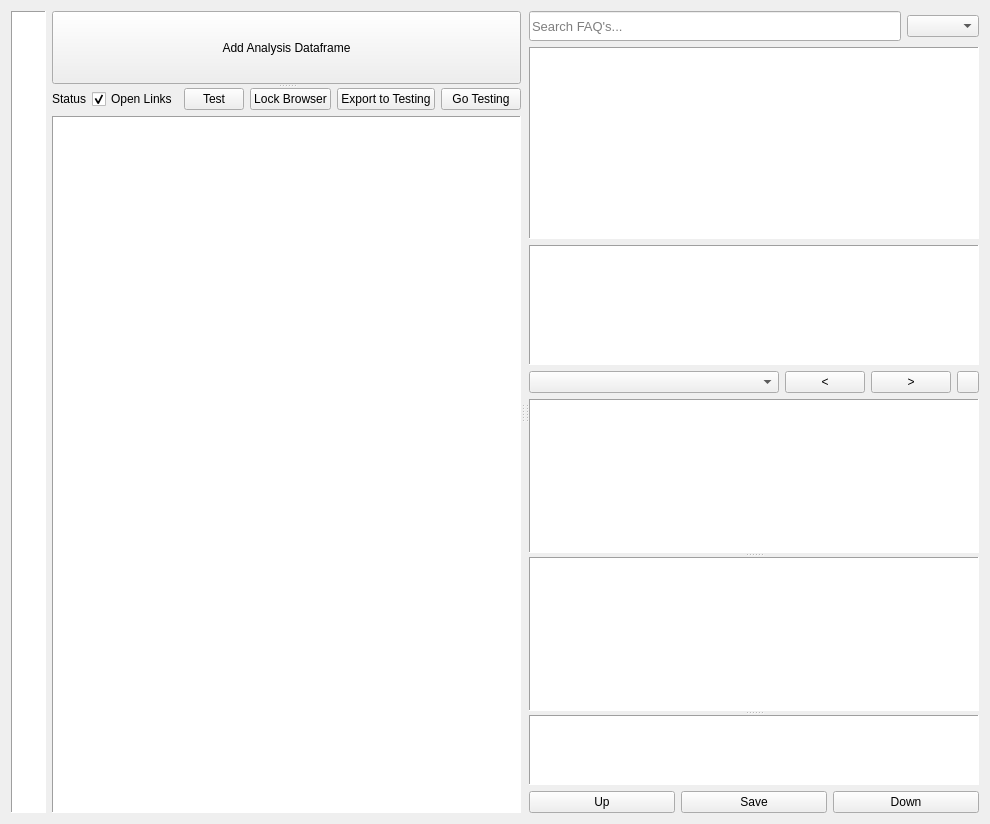
      <widget class="QWidget" name="analysis_suite">
       <property name="sizePolicy">
        <sizepolicy hsizetype="Expanding" vsizetype="Expanding">
         <horstretch>0</horstretch>
         <verstretch>0</verstretch>
        </sizepolicy>
       </property>
       <layout class="QGridLayout" name="gridLayout_7">
        <item row="0" column="1">
         <widget class="QSplitter" name="analysis_layout">
          <property name="orientation">
           <enum>Qt::Horizontal</enum>
          </property>
          <widget class="QSplitter" name="analysis_splitter">
           <property name="orientation">
            <enum>Qt::Vertical</enum>
           </property>
           <widget class="QWidget" name="layoutWidget">
            <layout class="QHBoxLayout" name="analysis_dataframe_layout">
             <item>
              <widget class="QPushButton" name="add_analysis_dataframe">
               <property name="sizePolicy">
                <sizepolicy hsizetype="Expanding" vsizetype="Expanding">
                 <horstretch>0</horstretch>
                 <verstretch>0</verstretch>
                </sizepolicy>
               </property>
               <property name="text">
                <string>Add Analysis Dataframe</string>
               </property>
              </widget>
             </item>
            </layout>
           </widget>
           <widget class="QWidget" name="layoutWidget">
            <layout class="QVBoxLayout" name="verticalLayout_3">
             <item>
              <layout class="QGridLayout" name="gridLayout">
               <item row="0" column="2">
                <widget class="QPushButton" name="test">
                 <property name="maximumSize">
                  <size>
                   <width>60</width>
                   <height>16777215</height>
                  </size>
                 </property>
                 <property name="text">
                  <string>Test</string>
                 </property>
                </widget>
               </item>
               <item row="0" column="1">
                <widget class="QCheckBox" name="open_links">
                 <property name="maximumSize">
                  <size>
                   <width>90</width>
                   <height>16777215</height>
                  </size>
                 </property>
                 <property name="text">
                  <string>Open Links</string>
                 </property>
                 <property name="checked">
                  <bool>true</bool>
                 </property>
                </widget>
               </item>
               <item row="0" column="3">
                <widget class="QPushButton" name="lock_browser">
                 <property name="maximumSize">
                  <size>
                   <width>105</width>
                   <height>16777215</height>
                  </size>
                 </property>
                 <property name="text">
                  <string>Lock Browser</string>
                 </property>
                </widget>
               </item>
               <item row="0" column="5">
                <widget class="QPushButton" name="switch_to_testing_suite">
                 <property name="maximumSize">
                  <size>
                   <width>80</width>
                   <height>16777215</height>
                  </size>
                 </property>
                 <property name="text">
                  <string>Go Testing</string>
                 </property>
                </widget>
               </item>
               <item row="0" column="0">
                <widget class="QLabel" name="status_bar">
                 <property name="minimumSize">
                  <size>
                   <width>0</width>
                   <height>15</height>
                  </size>
                 </property>
                 <property name="maximumSize">
                  <size>
                   <width>16777215</width>
                   <height>20</height>
                  </size>
                 </property>
                 <property name="text">
                  <string>Status</string>
                 </property>
                </widget>
               </item>
               <item row="0" column="4">
                <widget class="QPushButton" name="export_to_testing_suite">
                 <property name="maximumSize">
                  <size>
                   <width>120</width>
                   <height>16777215</height>
                  </size>
                 </property>
                 <property name="text">
                  <string>Export to Testing</string>
                 </property>
                </widget>
               </item>
              </layout>
             </item>
             <item>
              <widget class="QTableWidget" name="chat">
               <property name="sizePolicy">
                <sizepolicy hsizetype="Expanding" vsizetype="Expanding">
                 <horstretch>0</horstretch>
                 <verstretch>0</verstretch>
                </sizepolicy>
               </property>
               <property name="minimumSize">
                <size>
                 <width>250</width>
                 <height>0</height>
                </size>
               </property>
               <property name="frameShape">
                <enum>QFrame::Panel</enum>
               </property>
               <property name="verticalScrollBarPolicy">
                <enum>Qt::ScrollBarAlwaysOff</enum>
               </property>
               <property name="horizontalScrollBarPolicy">
                <enum>Qt::ScrollBarAlwaysOff</enum>
               </property>
               <attribute name="horizontalHeaderVisible">
                <bool>false</bool>
               </attribute>
               <attribute name="verticalHeaderVisible">
                <bool>false</bool>
               </attribute>
              </widget>
             </item>
            </layout>
           </widget>
          </widget>
          <widget class="QWidget" name="layoutWidget">
           <layout class="QVBoxLayout" name="analysis_column_viewer_layout"/>
          </widget>
          <widget class="QWidget" name="layoutWidget">
           <layout class="QVBoxLayout" name="verticalLayout_4">
            <item>
             <layout class="QGridLayout" name="gridLayout_8">
              <item row="0" column="0">
               <widget class="QLineEdit" name="searchbar">
                <property name="minimumSize">
                 <size>
                  <width>0</width>
                  <height>30</height>
                 </size>
                </property>
                <property name="font">
                 <font>
                  <pointsize>10</pointsize>
                 </font>
                </property>
                <property name="placeholderText">
                 <string>Search FAQ's...</string>
                </property>
               </widget>
              </item>
              <item row="0" column="1">
               <widget class="QComboBox" name="search_column_select"/>
              </item>
              <item row="1" column="0" colspan="2">
               <widget class="QTableView" name="search_box">
                <property name="sizePolicy">
                 <sizepolicy hsizetype="Expanding" vsizetype="Minimum">
                  <horstretch>0</horstretch>
                  <verstretch>0</verstretch>
                 </sizepolicy>
                </property>
                <property name="minimumSize">
                 <size>
                  <width>0</width>
                  <height>0</height>
                 </size>
                </property>
                <property name="frameShape">
                 <enum>QFrame::Panel</enum>
                </property>
                <property name="verticalScrollBarPolicy">
                 <enum>Qt::ScrollBarAlwaysOff</enum>
                </property>
                <property name="horizontalScrollBarPolicy">
                 <enum>Qt::ScrollBarAlwaysOff</enum>
                </property>
                <property name="editTriggers">
                 <set>QAbstractItemView::NoEditTriggers</set>
                </property>
                <attribute name="horizontalHeaderVisible">
                 <bool>false</bool>
                </attribute>
                <attribute name="horizontalHeaderStretchLastSection">
                 <bool>true</bool>
                </attribute>
                <attribute name="verticalHeaderVisible">
                 <bool>false</bool>
                </attribute>
               </widget>
              </item>
             </layout>
            </item>
            <item>
             <widget class="QTableView" name="canned">
              <property name="sizePolicy">
               <sizepolicy hsizetype="Expanding" vsizetype="Preferred">
                <horstretch>1</horstretch>
                <verstretch>0</verstretch>
               </sizepolicy>
              </property>
              <property name="minimumSize">
               <size>
                <width>0</width>
                <height>120</height>
               </size>
              </property>
              <property name="maximumSize">
               <size>
                <width>16777215</width>
                <height>200</height>
               </size>
              </property>
              <property name="frameShape">
               <enum>QFrame::Panel</enum>
              </property>
              <property name="frameShadow">
               <enum>QFrame::Sunken</enum>
              </property>
              <property name="verticalScrollBarPolicy">
               <enum>Qt::ScrollBarAlwaysOff</enum>
              </property>
              <property name="horizontalScrollBarPolicy">
               <enum>Qt::ScrollBarAlwaysOff</enum>
              </property>
              <property name="sizeAdjustPolicy">
               <enum>QAbstractScrollArea::AdjustToContents</enum>
              </property>
              <property name="editTriggers">
               <set>QAbstractItemView::NoEditTriggers</set>
              </property>
              <property name="selectionMode">
               <enum>QAbstractItemView::NoSelection</enum>
              </property>
              <property name="showGrid">
               <bool>false</bool>
              </property>
              <property name="gridStyle">
               <enum>Qt::SolidLine</enum>
              </property>
              <attribute name="horizontalHeaderVisible">
               <bool>false</bool>
              </attribute>
              <attribute name="verticalHeaderVisible">
               <bool>false</bool>
              </attribute>
             </widget>
            </item>
            <item>
             <layout class="QHBoxLayout" name="horizontalLayout_2">
              <item>
               <widget class="QComboBox" name="cell_selector">
                <property name="sizePolicy">
                 <sizepolicy hsizetype="Preferred" vsizetype="Fixed">
                  <horstretch>1</horstretch>
                  <verstretch>0</verstretch>
                 </sizepolicy>
                </property>
                <property name="font">
                 <font>
                  <pointsize>9</pointsize>
                 </font>
                </property>
                <property name="sizeAdjustPolicy">
                 <enum>QComboBox::AdjustToContents</enum>
                </property>
                <property name="minimumContentsLength">
                 <number>10</number>
                </property>
               </widget>
              </item>
              <item>
               <widget class="QPushButton" name="left">
                <property name="maximumSize">
                 <size>
                  <width>80</width>
                  <height>16777215</height>
                 </size>
                </property>
                <property name="text">
                 <string>&lt;</string>
                </property>
                <property name="shortcut">
                 <string>Ctrl+Shift+Tab</string>
                </property>
               </widget>
              </item>
              <item>
               <widget class="QPushButton" name="right">
                <property name="maximumSize">
                 <size>
                  <width>80</width>
                  <height>16777215</height>
                 </size>
                </property>
                <property name="text">
                 <string>&gt;</string>
                </property>
                <property name="shortcut">
                 <string>Ctrl+Tab</string>
                </property>
               </widget>
              </item>
              <item>
               <widget class="QPushButton" name="colorize">
                <property name="sizePolicy">
                 <sizepolicy hsizetype="Minimum" vsizetype="Minimum">
                  <horstretch>0</horstretch>
                  <verstretch>0</verstretch>
                 </sizepolicy>
                </property>
                <property name="maximumSize">
                 <size>
                  <width>22</width>
                  <height>22</height>
                 </size>
                </property>
                <property name="text">
                 <string/>
                </property>
               </widget>
              </item>
             </layout>
            </item>
            <item>
             <widget class="QSplitter" name="splitter">
              <property name="orientation">
               <enum>Qt::Vertical</enum>
              </property>
              <widget class="QTextEdit" name="analysis">
               <property name="sizePolicy">
                <sizepolicy hsizetype="Preferred" vsizetype="Expanding">
                 <horstretch>1</horstretch>
                 <verstretch>0</verstretch>
                </sizepolicy>
               </property>
               <property name="minimumSize">
                <size>
                 <width>450</width>
                 <height>0</height>
                </size>
               </property>
               <property name="font">
                <font>
                 <pointsize>10</pointsize>
                </font>
               </property>
               <property name="acceptDrops">
                <bool>false</bool>
               </property>
               <property name="frameShape">
                <enum>QFrame::Panel</enum>
               </property>
               <property name="verticalScrollBarPolicy">
                <enum>Qt::ScrollBarAlwaysOff</enum>
               </property>
               <property name="horizontalScrollBarPolicy">
                <enum>Qt::ScrollBarAlwaysOff</enum>
               </property>
               <property name="sizeAdjustPolicy">
                <enum>QAbstractScrollArea::AdjustIgnored</enum>
               </property>
               <property name="tabChangesFocus">
                <bool>false</bool>
               </property>
               <property name="acceptRichText">
                <bool>false</bool>
               </property>
              </widget>
              <widget class="QTableWidget" name="actions">
               <property name="sizePolicy">
                <sizepolicy hsizetype="Expanding" vsizetype="Expanding">
                 <horstretch>0</horstretch>
                 <verstretch>0</verstretch>
                </sizepolicy>
               </property>
               <property name="minimumSize">
                <size>
                 <width>0</width>
                 <height>0</height>
                </size>
               </property>
               <property name="maximumSize">
                <size>
                 <width>16000000</width>
                 <height>16777215</height>
                </size>
               </property>
               <property name="frameShape">
                <enum>QFrame::Panel</enum>
               </property>
               <property name="verticalScrollBarPolicy">
                <enum>Qt::ScrollBarAlwaysOff</enum>
               </property>
               <property name="editTriggers">
                <set>QAbstractItemView::NoEditTriggers</set>
               </property>
               <property name="selectionMode">
                <enum>QAbstractItemView::MultiSelection</enum>
               </property>
               <property name="showGrid">
                <bool>false</bool>
               </property>
               <attribute name="horizontalHeaderVisible">
                <bool>false</bool>
               </attribute>
               <attribute name="verticalHeaderVisible">
                <bool>false</bool>
               </attribute>
               <attribute name="verticalHeaderHighlightSections">
                <bool>false</bool>
               </attribute>
              </widget>
              <widget class="QTableWidget" name="flows">
               <property name="sizePolicy">
                <sizepolicy hsizetype="Expanding" vsizetype="Expanding">
                 <horstretch>0</horstretch>
                 <verstretch>0</verstretch>
                </sizepolicy>
               </property>
               <property name="minimumSize">
                <size>
                 <width>0</width>
                 <height>0</height>
                </size>
               </property>
               <property name="maximumSize">
                <size>
                 <width>16000000</width>
                 <height>16777215</height>
                </size>
               </property>
               <property name="frameShape">
                <enum>QFrame::Panel</enum>
               </property>
               <property name="verticalScrollBarPolicy">
                <enum>Qt::ScrollBarAlwaysOff</enum>
               </property>
               <property name="horizontalScrollBarPolicy">
                <enum>Qt::ScrollBarAlwaysOff</enum>
               </property>
               <property name="sizeAdjustPolicy">
                <enum>QAbstractScrollArea::AdjustToContents</enum>
               </property>
               <property name="editTriggers">
                <set>QAbstractItemView::NoEditTriggers</set>
               </property>
               <property name="selectionMode">
                <enum>QAbstractItemView::MultiSelection</enum>
               </property>
               <property name="gridStyle">
                <enum>Qt::NoPen</enum>
               </property>
               <attribute name="horizontalHeaderVisible">
                <bool>false</bool>
               </attribute>
               <attribute name="verticalHeaderVisible">
                <bool>false</bool>
               </attribute>
              </widget>
             </widget>
            </item>
            <item>
             <layout class="QHBoxLayout" name="horizontalLayout_3">
              <item>
               <widget class="QPushButton" name="up">
                <property name="text">
                 <string>Up</string>
                </property>
               </widget>
              </item>
              <item>
               <widget class="QPushButton" name="save">
                <property name="text">
                 <string>Save</string>
                </property>
               </widget>
              </item>
              <item>
               <widget class="QPushButton" name="down">
                <property name="text">
                 <string>Down</string>
                </property>
               </widget>
              </item>
             </layout>
            </item>
           </layout>
          </widget>
         </widget>
        </item>
        <item row="0" column="0">
         <widget class="QTableView" name="sidebar">
          <property name="sizePolicy">
           <sizepolicy hsizetype="Preferred" vsizetype="Preferred">
            <horstretch>0</horstretch>
            <verstretch>0</verstretch>
           </sizepolicy>
          </property>
          <property name="minimumSize">
           <size>
            <width>35</width>
            <height>0</height>
           </size>
          </property>
          <property name="maximumSize">
           <size>
            <width>35</width>
            <height>16777215</height>
           </size>
          </property>
          <property name="font">
           <font>
            <pointsize>11</pointsize>
           </font>
          </property>
          <property name="cursor" stdset="0">
           <cursorShape>PointingHandCursor</cursorShape>
          </property>
          <property name="accessibleName">
           <string>sidebar_css</string>
          </property>
          <property name="frameShape">
           <enum>QFrame::Panel</enum>
          </property>
          <property name="verticalScrollBarPolicy">
           <enum>Qt::ScrollBarAlwaysOff</enum>
          </property>
          <property name="horizontalScrollBarPolicy">
           <enum>Qt::ScrollBarAlwaysOff</enum>
          </property>
          <property name="sizeAdjustPolicy">
           <enum>QAbstractScrollArea::AdjustToContents</enum>
          </property>
          <property name="editTriggers">
           <set>QAbstractItemView::NoEditTriggers</set>
          </property>
          <property name="selectionMode">
           <enum>QAbstractItemView::SingleSelection</enum>
          </property>
          <property name="selectionBehavior">
           <enum>QAbstractItemView::SelectItems</enum>
          </property>
          <attribute name="horizontalHeaderVisible">
           <bool>false</bool>
          </attribute>
          <attribute name="horizontalHeaderDefaultSectionSize">
           <number>42</number>
          </attribute>
          <attribute name="verticalHeaderVisible">
           <bool>false</bool>
          </attribute>
          <attribute name="verticalHeaderDefaultSectionSize">
           <number>26</number>
          </attribute>
         </widget>
        </item>
       </layout>
      </widget>
